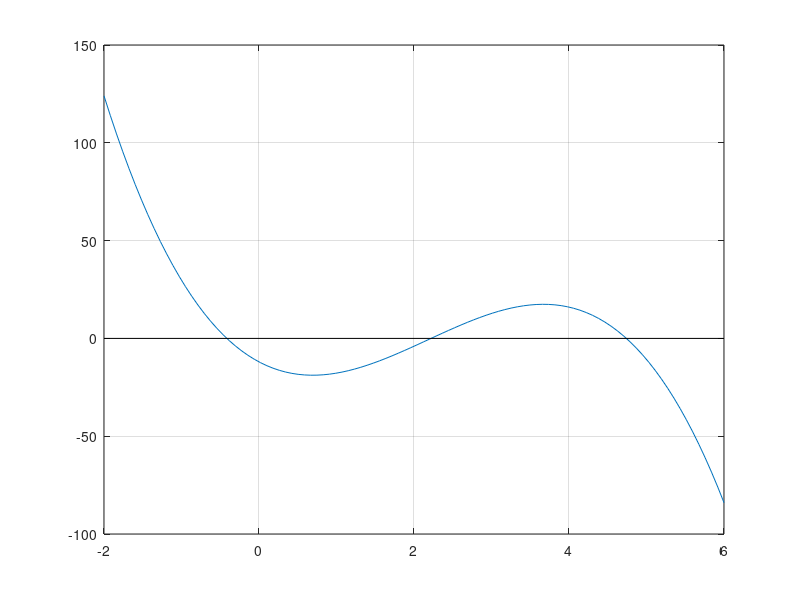

MATLAB code for this plot:
%% Graphically
f =@(x) -12-21*x+18*x.^2-2.75*x.^3;
i = linspace(-2,6);
plot(i,f(i),[-2 6],[0 0],'k'), grid on

%% Bisection
xl = -1; xu = 0; xr_bisect = xl; ea = 100;
while (1)
    xrold = xr_bisect;
    xr_bisect = (xl + xu)/2;
    if xr_bisect ~= 0
        ea = abs((xr_bisect - xrold)/xr_bisect) * 100;
    end
    test = f(xl)*f(xr_bisect);
    if test < 0
        xu = xr_bisect;
    elseif test > 0
        xl = xr_bisect;
    else
        ea = 0;
    end
    if ea <= 1, break, end
end
fprintf('the root is %f (bisection)\n',xr_bisect)

%% False position
xl = -1; xu = 0; xr_false = xl; ea = 100;
while (1)
    xrold = xr_false;
    xr_false = xu - (f(xu)*(xl-xu)) / (f(xl)-f(xu));
    if xr_false ~= 0
        ea = abs((xr_false - xrold)/xr_false) * 100;
    end
    test = f(xl)*f(xr_false);
    if test < 0
        xu = xr_false;
    elseif test > 0
        xl = xr_false;
    else
        ea = 0;
    end
    if ea <= 2, break, end
end
fprintf('the root is %f (false position)\n',xr_false)